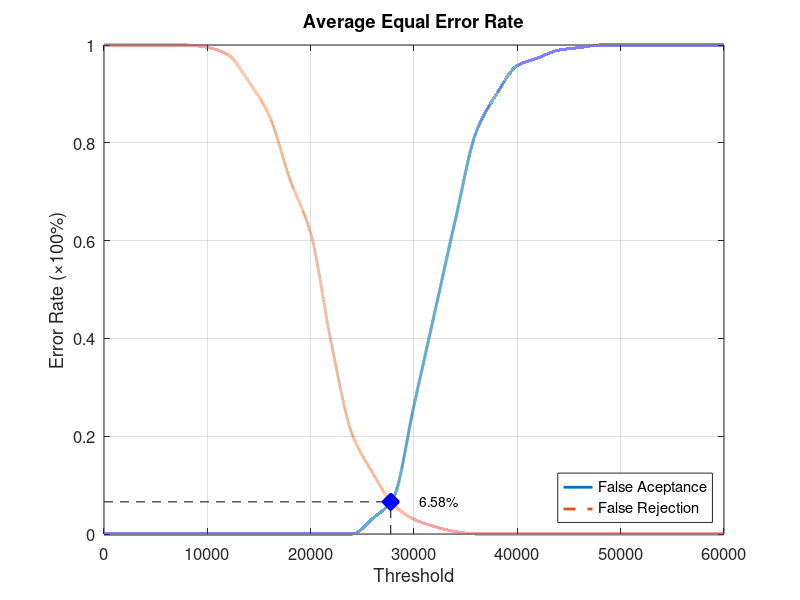
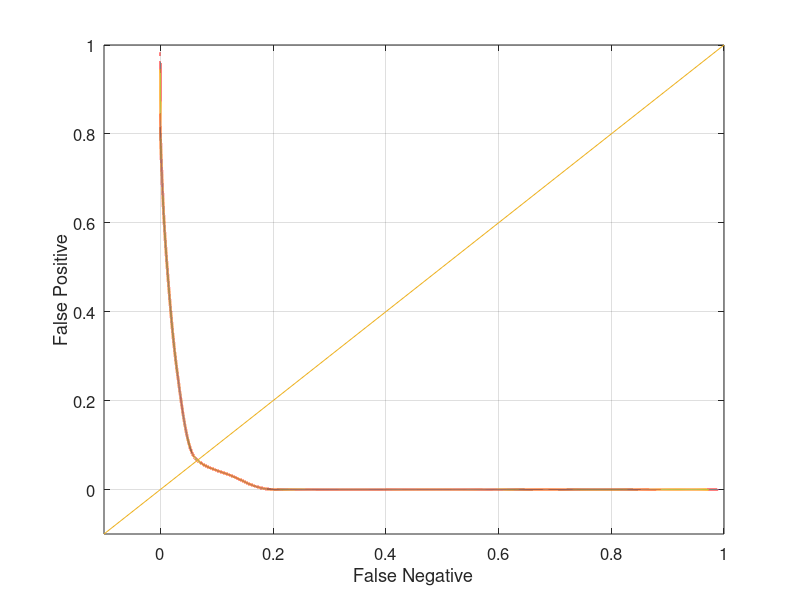

Reproduce these figures in MATLAB, in order.
function yEER = Database3_1
close all;
clear;
clc;
x = 0:2000:60000;
xq = 0:0.5:60000;

y0 = [0 0 0 0 0 0 0 0 0 0 0 0 0 0.0315789 0.0736842 0.263158 0.452632 0.642105 0.821053 0.9 0.957895 0.973684 0.989474 0.994737 1 1 1 1 1 1 1];
yy0 = interp1(x, y0, xq, 'pchip');
y1 = [1 1 1 1 1 0.995 0.98 0.925 0.855 0.725 0.615 0.39 0.205 0.125 0.06 0.03 0.015 0.005 0 0 0 0 0 0 0 0 0 0 0 0 0];
yy1 = interp1(x, y1, xq, 'pchip');

% Calculating EER: 
y2 = abs(y0 - y1);
find(y2 == min(y2))
yy2 = abs(yy0 - yy1);
xEER = find(yy2 == min(yy2));
xEERIndex = xq(xEER) % X-axis EER
yEER = yy0(xEER) % Y-axis EER

main = figure
plot(xq, yy0,'-','LineWidth', 2);	hold on
plot(xq, yy1,'--','LineWidth', 2);	hold on
plot([xEERIndex xEERIndex], [0 yEER], 'k--');	hold on
plot([0 xEERIndex], [yEER yEER], 'k--');	hold on
plot(xEERIndex, yEER, 'bx', 'LineWidth', 10);	hold on
text(xEERIndex + 10 * xEERIndex / 100, yEER, [num2str(round((10000 * yEER)) / 100) '%'])
legend('False Aceptance', 'False Rejection', 'Location', 'SouthEast')
xlabel('Threshold')
ylabel('Error Rate (\times100%)')
title('Average Equal Error Rate')
set(gca, 'FontSize', 12)
axis([0 60000 0 1])
grid on

print(main, 'Database3_1Main', '-dpng');
FNRxFPR = figure('Color', [1 1 1]);
plot(yy1, yy0, '-', yy1, yy0, 'LineWidth', 2);
hold on
y = -0.1:0.1:1
plot(y, y); 
set(gca, 'FontSize', 12)
xlabel('False Negative')
ylabel('False Positive')
axis([-0.1 1 -0.1 1])
set(gca, 'FontSize', 12)
grid on

print(FNRxFPR, 'Database3_1FNRxFPR','-dpng');
end
